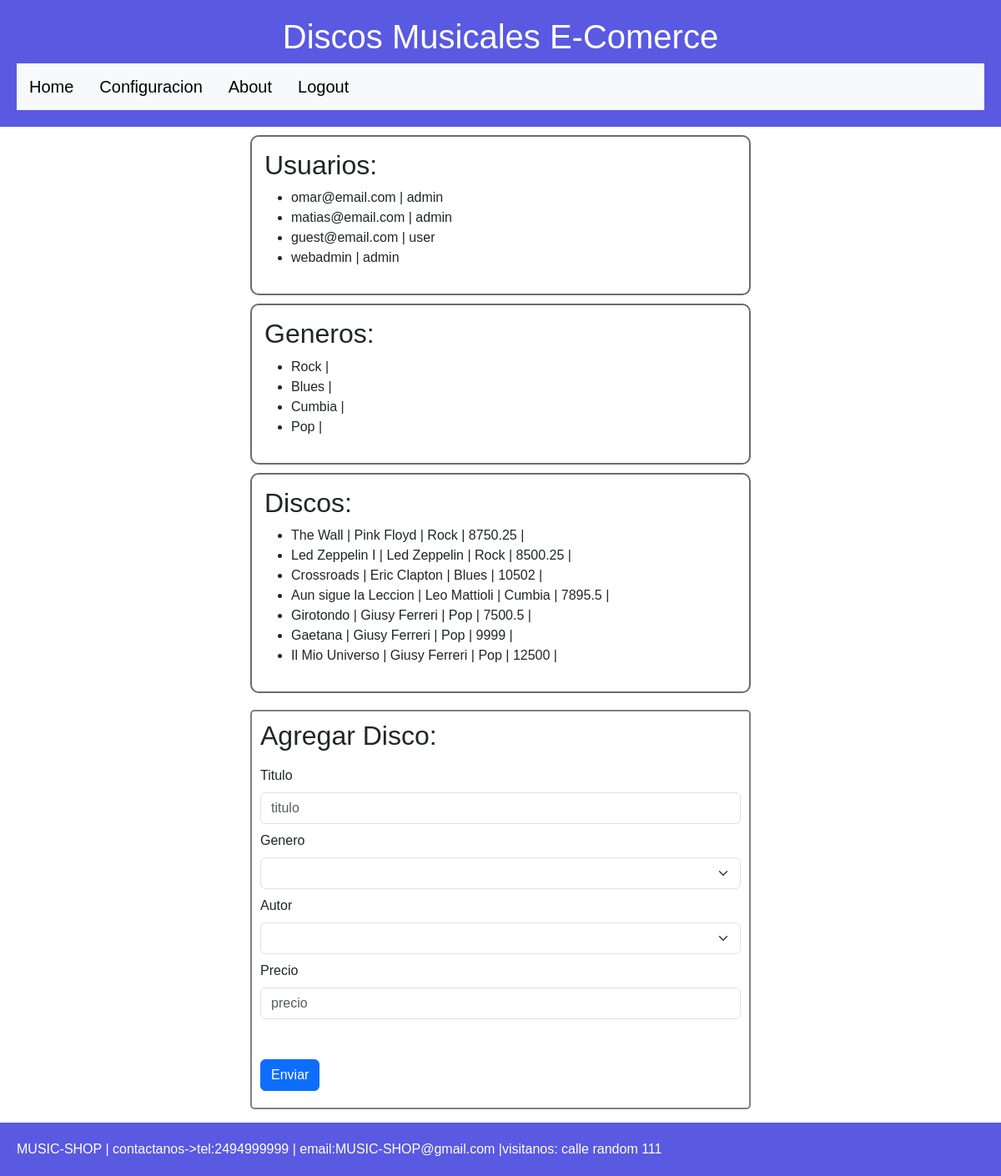
Screenshot of /configuracion (signed in) with the database file from the repository.
### tables this page shows
CREATE TABLE `users` (
  `id` int(11) NOT NULL,
  `email` varchar(50) NOT NULL,
  `pass` varchar(100) NOT NULL,
  `nivel` varchar(15) NOT NULL
);

CREATE TABLE `genero` (
  `id` int(10) NOT NULL,
  `categoria` varchar(250) NOT NULL
);

CREATE TABLE `discos` (
  `id` int(10) NOT NULL,
  `autor_id` int(10) NOT NULL,
  `genero_id` int(10) NOT NULL,
  `titulo` varchar(150) NOT NULL,
  `precio` double NOT NULL
);

CREATE TABLE `autor` (
  `id` int(10) NOT NULL,
  `nombre` varchar(250) NOT NULL
);

### app/controllers/dataBase.controller.php (called while the page is built, shortened)
<?php
require_once './app/views/dataBase.view.php';
require_once './app/models/discos.model.php';
require_once './app/models/users.model.php';
require_once './app/models/generos.model.php';
class BaseController{
    private $genModel;
    private $view;
    private $model;
    private $usModel;
    public function __construct() {
        $this->model = new discosModel();
        $this->genModel = new GenerosModel();
        $this->usModel = new UsersModel();
        $this->view = new dataBaseView();
    }
    public function showConfig(){
        $usuarios = $this->usModel->getAllUsers();
        $discos = $this->model->getDiscos();
        $generos = $this->genModel->getCategorias();
        $this->view->showConfig($usuarios,$discos,$generos);
    }
}

### app/models/users.model.php (called while the page is built, shortened)
<?php
class UsersModel {
    private $db;
    public function __construct(){
        $this->db = new PDO("mysql:host=".MYSQL_HOST.";dbname=".MYSQL_DB.";charset=utf8",MYSQL_USER,MYSQL_PASS);
    }
    public function getAllUsers(){
        $query = $this->db->prepare('SELECT * FROM users');
        $query->execute();
        $usuarios = $query->fetchAll(PDO::FETCH_OBJ);
        return $usuarios;
    }
}

### app/models/generos.model.php (called while the page is built, shortened)
<?php
class GenerosModel{
    private $db;
    public function __construct(){
        $this->db = new PDO("mysql:host=".MYSQL_HOST.";dbname=".MYSQL_DB.";charset=utf8",MYSQL_USER,MYSQL_PASS);
    }
    public function getCategorias(){
        $query = $this->db->prepare('SELECT * FROM genero');
        $query->execute();
        $generos = $query->fetchAll(PDO::FETCH_OBJ);
        return $generos;
    }
}

### app/models/discos.model.php (called while the page is built, shortened)
<?php
class discosModel{
    private $db;
    public function __construct(){
        $this->db = new PDO("mysql:host=".MYSQL_HOST.";dbname=".MYSQL_DB.";charset=utf8",MYSQL_USER,MYSQL_PASS);
    }
    public function getDiscos(){
        $query = $this->db->prepare('SELECT discos.id, autor.nombre, genero.categoria, discos.titulo, discos.precio FROM discos INNER JOIN autor ON discos.autor_id = autor.id INNER JOIN genero ON discos.genero_id = genero.id' );
        $query->execute();
        $discos = $query->fetchAll(PDO::FETCH_OBJ);
        return $discos;
    }
}
?>

### app/models/autores.model.php (called while the page is built, shortened)
<?php
class AutoresModel{
    private $db;
    public function __construct(){
        $this->db = new PDO("mysql:host=".MYSQL_HOST.";dbname=".MYSQL_DB.";charset=utf8",MYSQL_USER,MYSQL_PASS);
    }
    public function getAutores(){
        $query = $this->db->prepare('SELECT * FROM autor');
        $query->execute();
        $autor = $query->fetchAll(PDO::FETCH_OBJ);
        return $autor;
    }
}

### app/views/dataBase.view.php (the view)
<?php
class dataBaseView{
    public function showConfig($usuarios,$discos,$generos){
        require_once 'templates/header.phtml'?>
        <div class="verDisco">
            <h2>Usuarios:</h2>
            <ul>
                <?php foreach ($usuarios as $item) { ?>
                    <li><?= $item->email?> | <?= $item->nivel ?> </li>
            <?php }?>
            </ul>
        </div>
        <div class="verDisco">
        <h2>Generos:</h2>
            <ul>
                <?php foreach ($generos as $genero) { ?>
                    <li><?= $genero->categoria?> | </li>
            <?php }?>
            </ul>
        </div>
        <div class="verDisco">
        <h2>Discos:</h2>
            <ul>
                <?php foreach ($discos as $disco) { ?>
                    <li><?= $disco->titulo?> | <?= $disco->nombre?> | <?= $disco->categoria?> | <?= $disco->precio?> | </li>
            <?php }?>
            </ul>
        </div>
    <?php
    require_once 'templates/formAdd.phtml';
    require_once 'templates/footer.phtml';
    }
}
?>

### router.php (shortened to what this page needs)
<?php
require_once './app/controllers/filtroPorGen.controller.php';
require_once "./app/controllers/dataBase.controller.php";
$action = 'home';
if (!empty( $_GET['action'])) {
    $action = $_GET['action'];
}
$params = explode('/', $action);
switch ($params[0]) {
    case 'configuracion':
        $controller = new BaseController();
        $controller->showConfig();
        break;
}

### templates/header.phtml (shortened to what this page needs)
<!DOCTYPE html>
<html lang="en">
<head>
    <link href="https://cdn.jsdelivr.net/npm/bootstrap@5.3.2/dist/css/bootstrap.min.css" rel="stylesheet">
    <link rel="stylesheet" href="css/style.css">
</head>
<body>
    <header>
        <nav class="titulo container-fluid">
            <h1 class="col-12 text-center">Discos Musicales E-Comerce</h1>
            <nav class="navbar navbar-expand-lg bg-body-tertiary">
                <a class="navbar-brand" href="home">Home</a>
                <?php if(isset($_SESSION['logueado'])&&($_SESSION['logueado']->nivel == 'admin')){ ?>
                <a class="navbar-brand" href="configuracion">Configuracion</a>
                <?php } ?>
                <a class="navbar-brand" href="about">About</a>
                <?php if(isset($_SESSION['logueado'])){
                    ?><a class="navbar-brand" href="logout">Logout</a><?php
                } else {
                    ?><a class="navbar-brand" href="login">Login</a><?php
                }?>
            </nav>
        </nav>
    </header>

### templates/formAdd.phtml
<?php
require_once './app/models/generos.model.php';
require_once './app/models/autores.model.php';
?>
<form class="mb-3 formulario" action="add" method="POST">
    <h2>Agregar Disco:</h2>
    <label class="form-label  mt-2">Titulo</label>
    <input class="form-control" required type="text" name="titulo" placeholder="titulo">
    <?php
    $model = new GenerosModel();
    $generos=$model->getCategorias();
    ?>
    <label class="form-label mt-2">Genero</label>
    <select name="genero" class="form-select">
        <option  value="" selected></option>
        <?php foreach ($generos as $genero) { ?>
           <option value=<?= $genero->id?>><?= $genero->categoria?></option>;<?php
        }?>
    </select>
    <?php
    $model = new AutoresModel();
    $autores=$model->getAutores();
    ?>
    <label class="form-label mt-2">Autor</label>
    <select name="autor" class="form-select">
        <option  value="" selected></option>
        <?php foreach ($autores as $autor) { ?>
           <option value=<?= $autor->id?>><?=$autor->nombre?></option>;<?php
        }?>
    </select>
    <label class="form-label  mt-2">Precio</label>
    <input class="form-control" required type="float" name="precio" placeholder="precio">
    <button type="submit" class="btn btn-primary boton mt-5" >Enviar</button>
</form>

### templates/footer.phtml (shortened to what this page needs)
    <footer>
        MUSIC-SHOP | contactanos->tel:2494999999 | email:MUSIC-SHOP@gmail.com |visitanos: calle random 111
    </footer>
</body>
</html>

### css/style.css (style rules this page uses)
body { font-family:Arial, Helvetica, sans-serif; }
.titulo, footer { padding: 20px; background-color: #5959e2; color:white; }
.formulario { max-width: 50%; margin: 20px auto 20px; padding: 10px; border: 2px solid gray; border-radius: 5px; }
a { margin-left: 15px; }
.verDisco { border: 2px solid rgb(107, 107, 107); border-radius: 10px; max-width: 50%; margin: 10px auto 10px; padding: 15px; }
.boton { margin:10px auto 10px; }

### rows the page displays
users: email "omar@email.com", nivel "admin"
users: email "matias@email.com", nivel "admin"
users: email "guest@email.com", nivel "user"
users: email "webadmin", nivel "admin"
genero: categoria "Rock"
genero: categoria "Blues"
genero: categoria "Cumbia"
genero: categoria "Pop"
discos: titulo "The Wall", autor.nombre "Pink Floyd", genero.categoria "Rock", precio "8750.25"
discos: titulo "Led Zeppelin I", autor.nombre "Led Zeppelin", genero.categoria "Rock", precio "8500.25"
discos: titulo "Crossroads", autor.nombre "Eric Clapton", genero.categoria "Blues", precio "10502"
discos: titulo "Aun sigue la Leccion", autor.nombre "Leo Mattioli", genero.categoria "Cumbia", precio "7895.5"
discos: titulo "Girotondo", autor.nombre "Giusy Ferreri", genero.categoria "Pop", precio "7500.5"
discos: titulo "Gaetana", autor.nombre "Giusy Ferreri", genero.categoria "Pop", precio "9999"
discos: titulo "Il Mio Universo", autor.nombre "Giusy Ferreri", genero.categoria "Pop", precio "12500"
